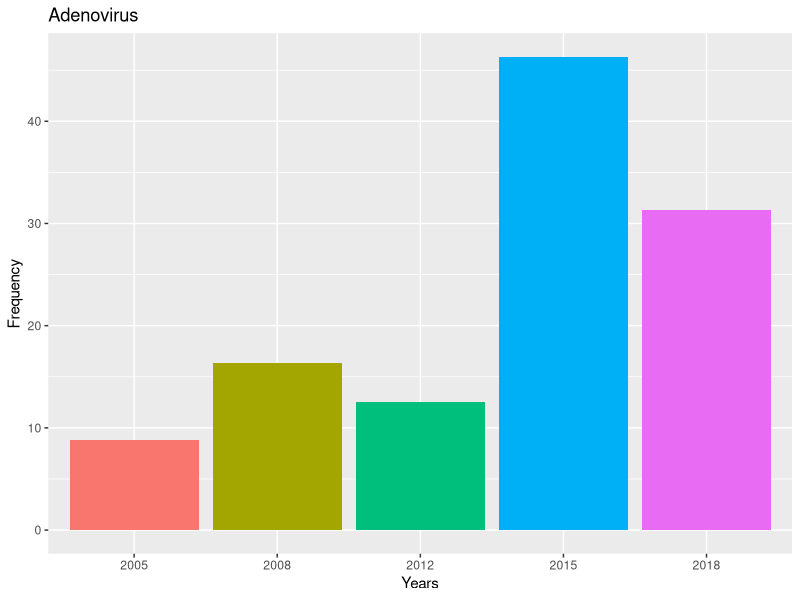
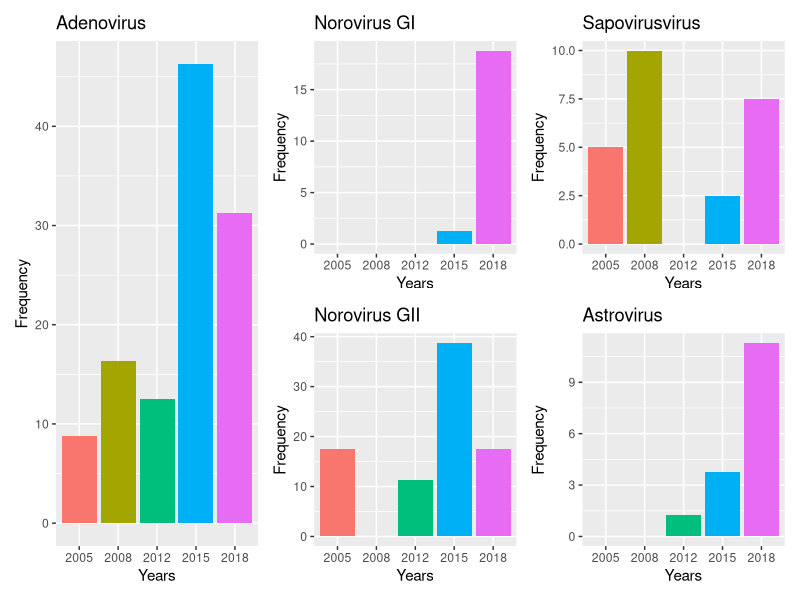

Write the R code that produced these figures, in order.

library(tidyverse)
library(patchwork)




#AdenoVirus
Fulu <- data.frame(Frequency= c(8.8, 16.3, 12.5, 46.3, 31.3),Years= rep(c("2005", "2008", "2012", "2015", "2018")))


p1 <- ggplot(Fulu, aes(Years, Frequency, fill = Years))+ geom_bar(stat = "identity", position = "dodge")+ggtitle("Adenovirus")+theme(legend.position = "none")

p1


#noroviruses  GI
Fulu1 <- data.frame(Frequency= c(0, 0, 0, 1.25, 18.8),Years= rep(c("2005", "2008", "2012", "2015", "2018")))
                    
p2 <- ggplot(Fulu1, aes(Years, Frequency, fill = Years))+ geom_bar(stat = "identity", position = "dodge")+ggtitle("Norovirus GI")+theme(legend.position = "none")


#Noroviruses GII
Fulu3 <- data.frame(Frequency= c(17.5, 0, 11.3, 38.75, 17.5),Years= rep(c("2005", "2008", "2012", "2015", "2018")))


p3 <- ggplot(Fulu3, aes(Years, Frequency, fill = Years))+ geom_bar(stat = "identity", position = "dodge")+ggtitle("Norovirus GII")+theme(legend.position = "none")


#Sapoviruses
Fulu4 <- data.frame(Frequency= c(5, 10, 0, 2.5, 7.5),Years= rep(c("2005", "2008", "2012", "2015", "2018")))


p4 <- ggplot(Fulu4, aes(Years, Frequency, fill = Years))+ geom_bar(stat = "identity", position = "dodge")+ggtitle("Sapovirusvirus") + theme(legend.position = "none")


#Astroviruses
Fulu5 <- data.frame(Frequency= c(0, 0, 1.25, 3.75, 11.3),Years= rep(c("2005", "2008", "2012", "2015", "2018")))

p5 <- ggplot(Fulu5, aes(Years, Frequency, fill = Years))+ geom_bar(stat = "identity", position = "dodge")+ggtitle("Astrovirus")+theme(legend.position = "none")


(p1|p2/ p3|p4/p5)

